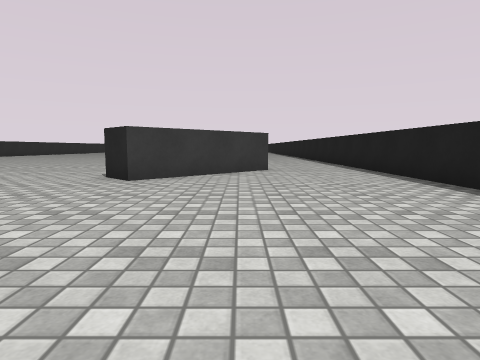
view 1 (above)

21 first-person views from a walk through a Unity game level. The camera is 0.62 m above the floor, tilts 6° down and sees 75° across. The floor is counted in squares, 1 m on a side. Each view is taken from the middle of a square. On the plan, view 1 faces up. The plan holds only what a view shows up to about 9 squares ahead; the rest is blank. The place goes on beyond the plan. The player is left out. Surface patterns are stand-ins for the level's own textures.

view 2
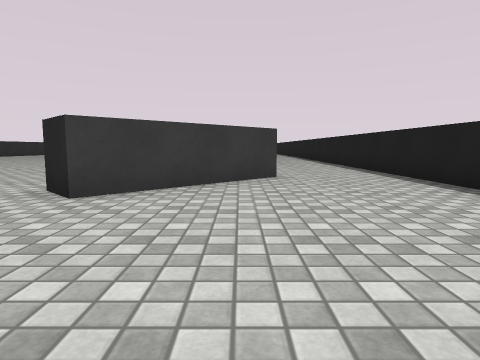

view 3
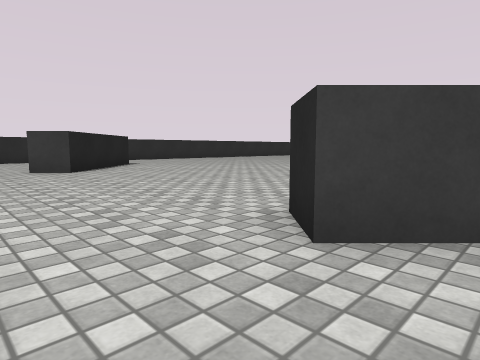

view 4
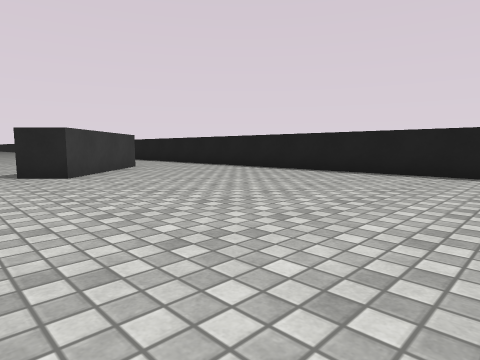

view 5
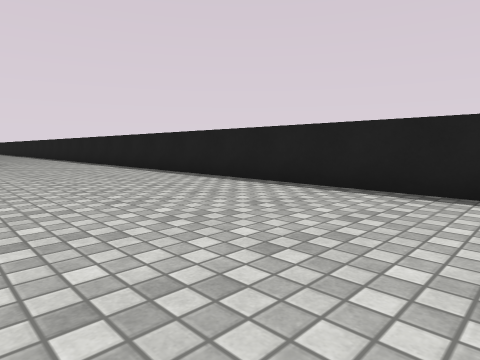

view 6
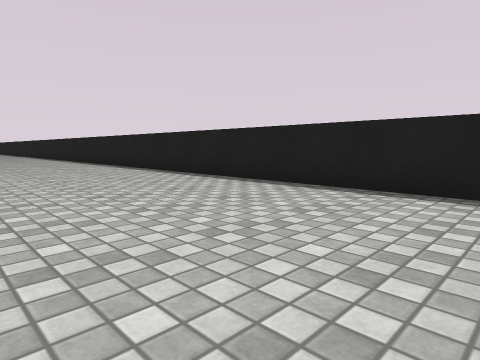

view 7
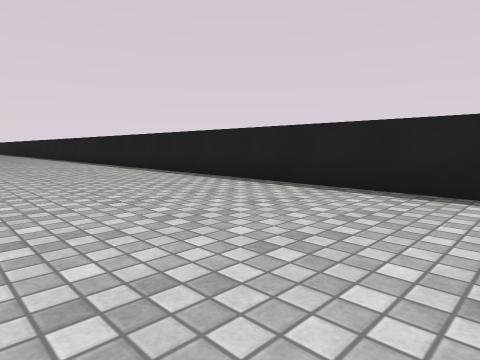

view 8
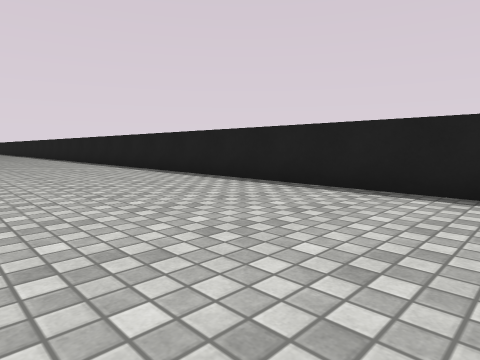

view 9
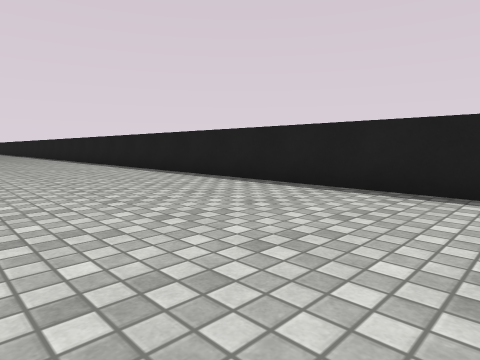

view 10
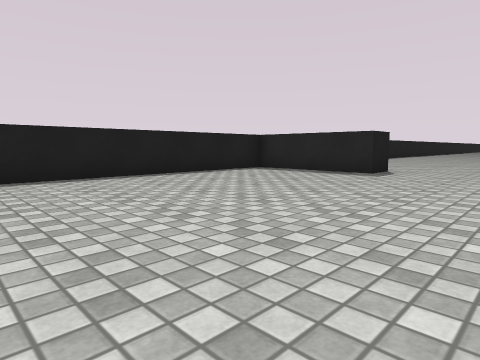

view 11
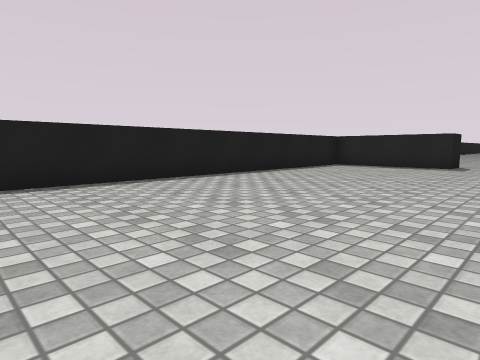

view 12
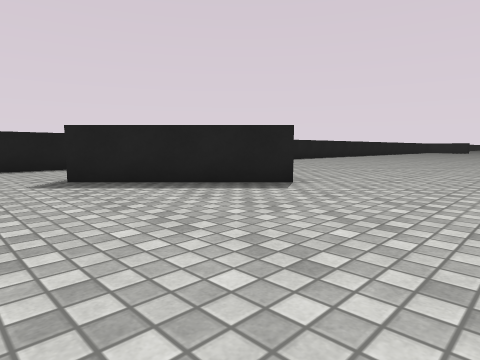

view 13
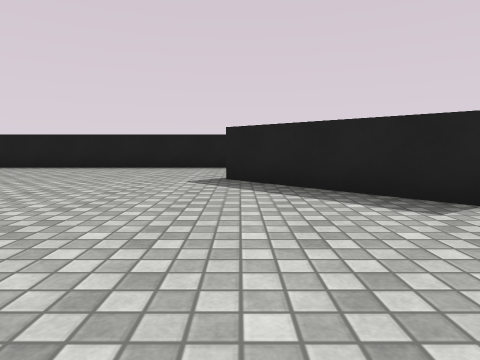

view 14
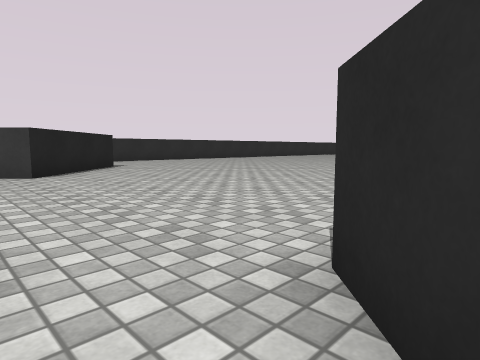

view 15
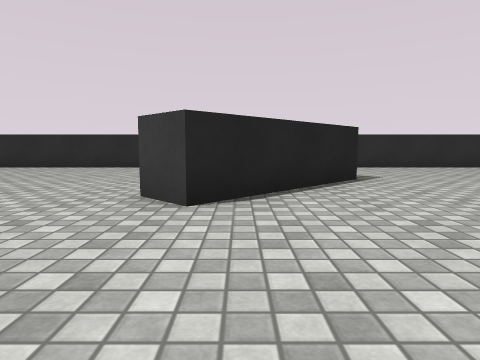

view 16
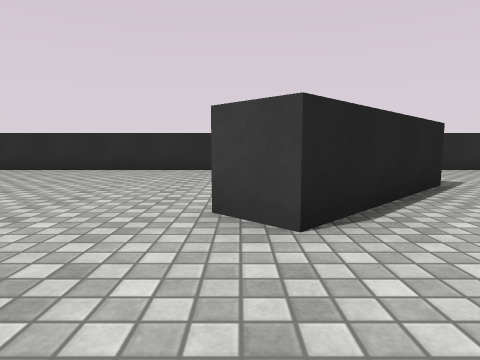

view 17
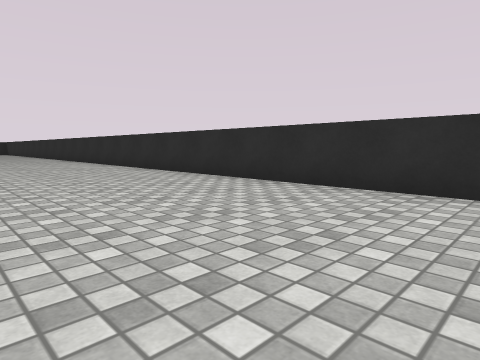

view 18
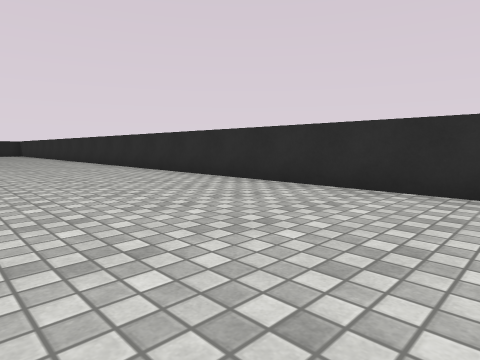

view 19
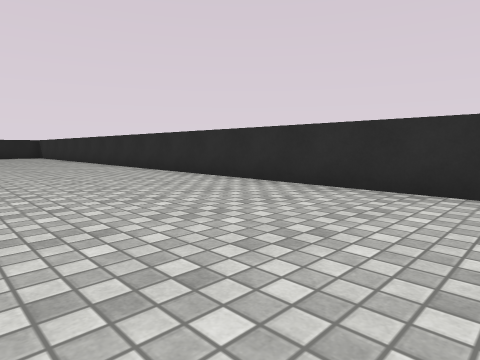

view 20
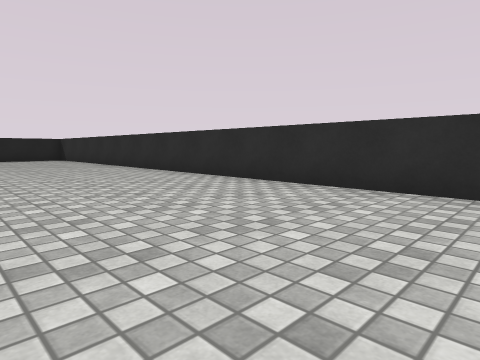

view 21
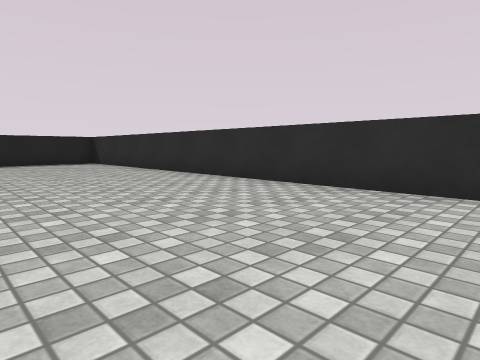

### Floor plan
Points are (right, up) in squares from view 1. A wall is a line through its corners. A room is listed if a view was taken in it or the views show most of it. See-through windows are left out.
Room 1 (views 1, 2, 3, 4, 5, 6, 7, 8, 9, 10, 11, 12, 13, 14, 15, 16, 17, 18, 19, 20, 21)
walls: (-15.5, 5.2) (-15.5, -22.4); (0.9, 8.6) (-2.1, 5.7) (-2.8, 6.4) (0.1, 9.4); (-12.1, 9.3) (-9.2, 6.4) (-10, 5.7); (3.5, -24.5) (3.5, 11.1)

Positions as (right, up) in squares from view 1, and headings:
1: (0, 0), facing up
2: (0, 2), facing up
3: (-1, 4), facing up-left
4: (-4, -1), facing up-right
5: (-1, -5), facing up-right
6: (-1, -10), facing up-right
7: (-1, -14), facing up-right
8: (-1, -19), facing up-right
9: (-1, -23), facing up-right
10: (-3, -19), facing down-right
11: (-2, -16), facing down-right
12: (-6, 11), facing down-right
13: (-6, 9), facing right
14: (-2, 5), facing up-left
15: (-6, 7), facing left
16: (-7, 6), facing left
17: (-11, 4), facing down-left
18: (-11, -1), facing down-left
19: (-11, -6), facing down-left
20: (-11, -10), facing down-left
21: (-11, -14), facing down-left
